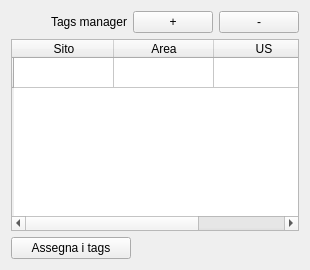
      <widget class="QWidget" name="tab_2">
       <attribute name="title">
        <string>Tags Unità Stratigrafiche</string>
       </attribute>
       <layout class="QGridLayout" name="gridLayout_2">
        <item row="0" column="0">
         <layout class="QHBoxLayout" name="horizontalLayout">
          <item>
           <spacer name="horizontalSpacer">
            <property name="orientation">
             <enum>Qt::Horizontal</enum>
            </property>
            <property name="sizeHint" stdset="0">
             <size>
              <width>40</width>
              <height>20</height>
             </size>
            </property>
           </spacer>
          </item>
          <item>
           <widget class="QLabel" name="label">
            <property name="text">
             <string>Tags manager</string>
            </property>
           </widget>
          </item>
          <item>
           <widget class="QPushButton" name="pushButton_addRow_US">
            <property name="text">
             <string>+</string>
            </property>
           </widget>
          </item>
          <item>
           <widget class="QPushButton" name="pushButton_removeRow_US">
            <property name="text">
             <string>-</string>
            </property>
           </widget>
          </item>
         </layout>
        </item>
        <item row="1" column="0">
         <widget class="QTableWidget" name="tableWidgetTags_US">
          <property name="editTriggers">
           <set>QAbstractItemView::AllEditTriggers</set>
          </property>
          <property name="dragEnabled">
           <bool>true</bool>
          </property>
          <property name="dragDropMode">
           <enum>QAbstractItemView::DragDrop</enum>
          </property>
          <property name="defaultDropAction">
           <enum>Qt::CopyAction</enum>
          </property>
          <property name="alternatingRowColors">
           <bool>true</bool>
          </property>
          <property name="selectionMode">
           <enum>QAbstractItemView::MultiSelection</enum>
          </property>
          <property name="sortingEnabled">
           <bool>true</bool>
          </property>
          <row>
           <property name="text">
            <string/>
           </property>
          </row>
          <column>
           <property name="text">
            <string>Sito</string>
           </property>
          </column>
          <column>
           <property name="text">
            <string>Area</string>
           </property>
          </column>
          <column>
           <property name="text">
            <string>US</string>
           </property>
          </column>
         </widget>
        </item>
        <item row="2" column="0">
         <widget class="QPushButton" name="pushButton_assignTags_US">
          <property name="maximumSize">
           <size>
            <width>120</width>
            <height>16777215</height>
           </size>
          </property>
          <property name="toolTip">
           <string>&lt;html&gt;&lt;head/&gt;&lt;body&gt;&lt;p&gt;Con questo bottone si assegna il tag alla foto selezionata corrispondente al sito area e us indicato&lt;/p&gt;&lt;/body&gt;&lt;/html&gt;</string>
          </property>
          <property name="text">
           <string>Assegna i tags</string>
          </property>
          <property name="icon">
           <iconset resource="../../resources/resources.qrc">
            <normaloff>:/icons/add_tag.png</normaloff>:/icons/add_tag.png</iconset>
          </property>
         </widget>
        </item>
       </layout>
       <zorder>tableWidgetTags_US</zorder>
       <zorder>pushButton_assignTags_US</zorder>
       <zorder></zorder>
      </widget>
